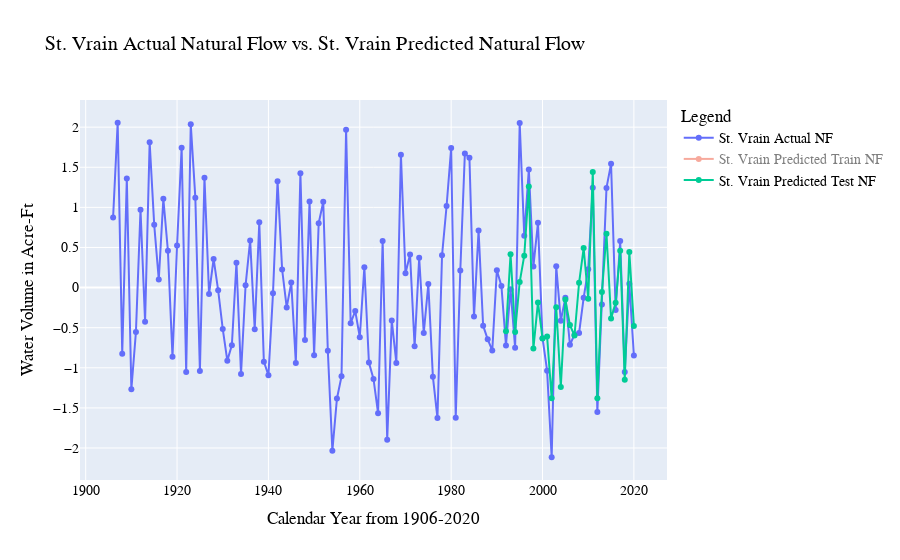

Notebook source saved alongside this figure:
### Code cell
# graph
fig = go.Figure()
fig.add_trace(go.Scatter(mode='markers+lines', x=nf_stvrain_df.index.values,
                         y=y_uc.flatten(), name="St. Vrain Actual NF"))
fig.add_trace(go.Scatter(mode='markers+lines', x=nf_stvrain_df.index.values,
                         y=neigh_y_train_pred_uc.flatten(), name="St. Vrain Predicted Train NF"))
fig.add_trace(go.Scatter(mode='markers+lines', x=nf_stvrain_df.index.values[len(neigh_y_train_pred_uc.flatten()):],
                         y=neigh_y_test_pred_uc.flatten(), name="St. Vrain Predicted Test NF"))

fig.update_layout(
        title="St. Vrain Actual Natural Flow vs. St. Vrain Predicted Natural Flow",
        yaxis_title="Water Volume in Acre-Ft",
        xaxis_title="Calendar Year from 1906-2020",
        legend_title="Legend",
        font=dict(
            family="Arial, monospace",
            size=14,
            color="Black")
    )
fig.update_traces(mode="markers+lines", hovertemplate=None)
fig.update_layout(hovermode="x unified")
fig.show()
